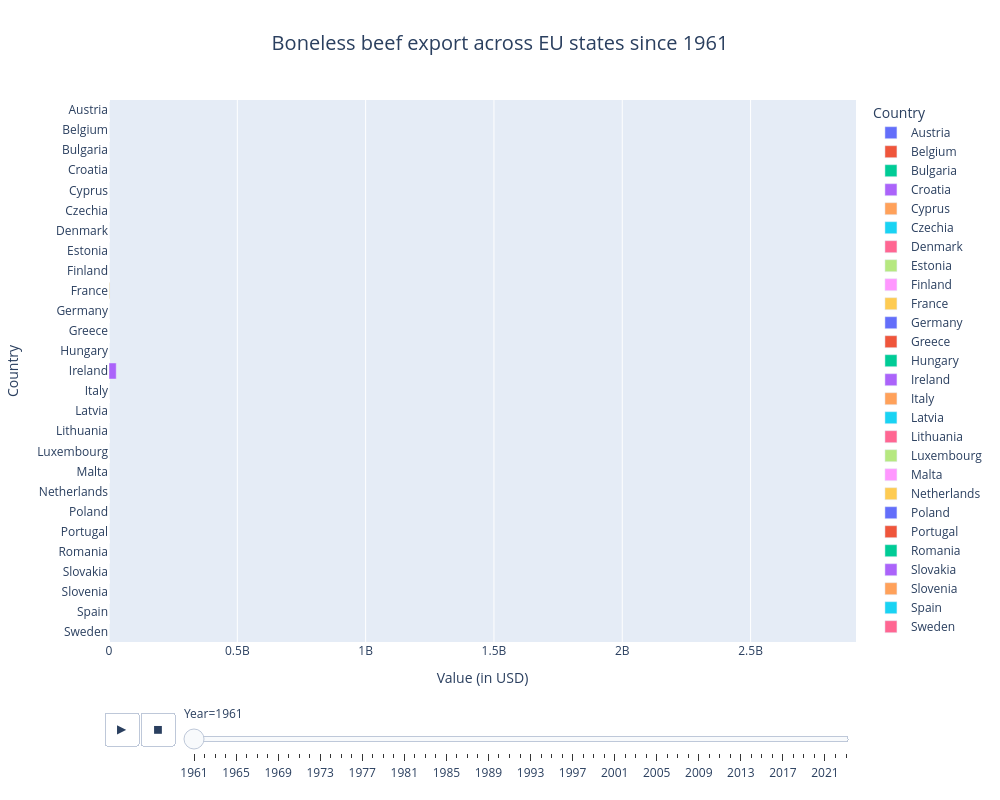

The code cell stored with this chart in its notebook:
### Markdown cell above
Next graph is animated  graph exploring how the boneless beef exports changed over the years across the EU states.

### Code cell
# ensuring all the EU countries exist
all_years = df_EU_beef_exports["Year"].unique()
all_countries = df_EU_beef_exports["Area"].unique()
full_index = pd.MultiIndex.from_product([all_years, all_countries], names=["Year", "Area"])

# reindexing the DataFrame to include all combinations, filling missing values with 0
df_complete = df_EU_beef_exports.set_index(["Year", "Area"]).reindex(full_index, fill_value=0).reset_index()

# plotting the graph
export_change_through_the_years = px.bar(
    df_complete,
    x="Value (In USD)",
    y="Area",
    color="Area",
    animation_frame = "Year",
    range_x = [0, df_complete["Value (In USD)"].max() + 200],
    title = "Beef Exports from Ireland vs Other Countries Over the Years",
    labels = {"Value": "Exports (in tons)", "Area": "Country"}
)

# adjusting size and centering the title
export_change_through_the_years.update_layout(
    title={
        "text": "Boneless beef export across EU states since 1961",
        "x": 0.5, 
        "xanchor": "center",  
        "font": {"size": 20}   },
    yaxis_title = "Country",
    xaxis_title = "Value (in USD)",
    width = 1000,
    height = 800)

### Figure 1 — Plotly figure (JSON) as saved in the notebook; plotly's stock layout.template omitted (floating-point values rounded to 4 significant figures)
{"data": [{"alignmentgroup": "True", "hovertemplate": "Country=%{y}<br>Year=1961<br>Value (In USD)=%{x}<extra></extra>", "legendgroup": "Austria", "marker": {"color": "#636efa", "pattern": {"shape": ""}}, "name": "Austria", "offsetgroup": "Austria", "orientation": "h", "showlegend": true, "textposition": "auto", "type": "bar", "x": [0], "xaxis": "x", "y": ["Austria"], "yaxis": "y"}, {"alignmentgroup": "True", "hovertemplate": "Country=%{y}<br>Year=1961<br>Value (In USD)=%{x}<extra></extra>", "legendgroup": "Belgium", "marker": {"color": "#EF553B", "pattern": {"shape": ""}}, "name": "Belgium", "offsetgroup": "Belgium", "orientation": "h", "showlegend": true, "textposition": "auto", "type": "bar", "x": [0], "xaxis": "x", "y": ["Belgium"], "yaxis": "y"}, {"alignmentgroup": "True", "hovertemplate": "Country=%{y}<br>Year=1961<br>Value (In USD)=%{x}<extra></extra>", "legendgroup": "Bulgaria", "marker": {"color": "#00cc96", "pattern": {"shape": ""}}, "name": "Bulgaria", "offsetgroup": "Bulgaria", "orientation": "h", "showlegend": true, "textposition": "auto", "type": "bar", "x": [0], "xaxis": "x", "y": ["Bulgaria"], "yaxis": "y"}, {"alignmentgroup": "True", "hovertemplate": "Country=%{y}<br>Year=1961<br>Value (In USD)=%{x}<extra></extra>", "legendgroup": "Croatia", "marker": {"color": "#ab63fa", "pattern": {"shape": ""}}, "name": "Croatia", "offsetgroup": "Croatia", "orientation": "h", "showlegend": true, "textposition": "auto", "type": "bar", "x": [0], "xaxis": "x", "y": ["Croatia"], "yaxis": "y"}, {"alignmentgroup": "True", "hovertemplate": "Country=%{y}<br>Year=1961<br>Value (In USD)=%{x}<extra></extra>", "legendgroup": "Cyprus", "marker": {"color": "#FFA15A", "pattern": {"shape": ""}}, "name": "Cyprus", "offsetgroup": "Cyprus", "orientation": "h", "showlegend": true, "textposition": "auto", "type": "bar", "x": [0], "xaxis": "x", "y": ["Cyprus"], "yaxis": "y"}, {"alignmentgroup": "True", "hovertemplate": "Country=%{y}<br>Year=1961<br>Value (In USD)=%{x}<extra></extra>", "legendgroup": "Czechia", "marker": {"color": "#19d3f3", "pattern": {"shape": ""}}, "name": "Czechia", "offsetgroup": "Czechia", "orientation": "h", "showlegend": true, "textposition": "auto", "type": "bar", "x": [0], "xaxis": "x", "y": ["Czechia"], "yaxis": "y"}, {"alignmentgroup": "True", "hovertemplate": "Country=%{y}<br>Year=1961<br>Value (In USD)=%{x}<extra></extra>", "legendgroup": "Denmark", "marker": {"color": "#FF6692", "pattern": {"shape": ""}}, "name": "Denmark", "offsetgroup": "Denmark", "orientation": "h", "showlegend": true, "textposition": "auto", "type": "bar", "x": [0], "xaxis": "x", "y": ["Denmark"], "yaxis": "y"}, {"alignmentgroup": "True", "hovertemplate": "Country=%{y}<br>Year=1961<br>Value (In USD)=%{x}<extra></extra>", "legendgroup": "Estonia", "marker": {"color": "#B6E880", "pattern": {"shape": ""}}, "name": "Estonia", "offsetgroup": "Estonia", "orientation": "h", "showlegend": true, "textposition": "auto", "type": "bar", "x": [0], "xaxis": "x", "y": ["Estonia"], "yaxis": "y"}, {"alignmentgroup": "True", "hovertemplate": "Country=%{y}<br>Year=1961<br>Value (In USD)=%{x}<extra></extra>", "legendgroup": "Finland", "marker": {"color": "#FF97FF", "pattern": {"shape": ""}}, "name": "Finland", "offsetgroup": "Finland", "orientation": "h", "showlegend": true, "textposition": "auto", "type": "bar", "x": [0], "xaxis": "x", "y": ["Finland"], "yaxis": "y"}, {"alignmentgroup": "True", "hovertemplate": "Country=%{y}<br>Year=1961<br>Value (In USD)=%{x}<extra></extra>", "legendgroup": "France", "marker": {"color": "#FECB52", "pattern": {"shape": ""}}, "name": "France", "offsetgroup": "France", "orientation": "h", "showlegend": true, "textposition": "auto", "type": "bar", "x": [2193000], "xaxis": "x", "y": ["France"], "yaxis": "y"}, {"alignmentgroup": "True", "hovertemplate": "Country=%{y}<br>Year=1961<br>Value (In USD)=%{x}<extra></extra>", "legendgroup": "Germany", "marker": {"color": "#636efa", "pattern": {"shape": ""}}, "name": "Germany", "offsetgroup": "Germany", "orientation": "h", "showlegend": true, "textposition": "auto", "type": "bar", "x": [0], "xaxis": "x", "y": ["Germany"], "yaxis": "y"}, {"alignmentgroup": "True", "hovertemplate": "Country=%{y}<br>Year=1961<br>Value (In USD)=%{x}<extra></extra>", "legendgroup": "Greece", "marker": {"color": "#EF553B", "pattern": {"shape": ""}}, "name": "Greece", "offsetgroup": "Greece", "orientation": "h", "showlegend": true, "textposition": "auto", "type": "bar", "x": [0], "xaxis": "x", "y": ["Greece"], "yaxis": "y"}, {"alignmentgroup": "True", "hovertemplate": "Country=%{y}<br>Year=1961<br>Value (In USD)=%{x}<extra></extra>", "legendgroup": "Hungary", "marker": {"color": "#00cc96", "pattern": {"shape": ""}}, "name": "Hungary", "offsetgroup": "Hungary", "orientation": "h", "showlegend": true, "textposition": "auto", "type": "bar", "x": [0], "xaxis": "x", "y": ["Hungary"], "yaxis": "y"}, {"alignmentgroup": "True", "hovertemplate": "Country=%{y}<br>Year=1961<br>Value (In USD)=%{x}<extra></extra>", "legendgroup": "Ireland", "marker": {"color": "#ab63fa", "pattern": {"shape": ""}}, "name": "Ireland", "offsetgroup": "Ireland", "orientation": "h", "showlegend": true, "textposition": "auto", "type": "bar", "x": [28162000], "xaxis": "x", "y": ["Ireland"], "yaxis": "y"}, {"alignmentgroup": "True", "hovertemplate": "Country=%{y}<br>Year=1961<br>Value (In USD)=%{x}<extra></extra>", "legendgroup": "Italy", "marker": {"color": "#FFA15A", "pattern": {"shape": ""}}, "name": "Italy", "offsetgroup": "Italy", "orientation": "h", "showlegend": true, "textposition": "auto", "type": "bar", "x": [0], "xaxis": "x", "y": ["Italy"], "yaxis": "y"}, {"alignmentgroup": "True", "hovertemplate": "Country=%{y}<br>Year=1961<br>Value (In USD)=%{x}<extra></extra>", "legendgroup": "Latvia", "marker": {"color": "#19d3f3", "pattern": {"shape": ""}}, "name": "Latvia", "offsetgroup": "Latvia", "orientation": "h", "showlegend": true, "textposition": "auto", "type": "bar", "x": [0], "xaxis": "x", "y": ["Latvia"], "yaxis": "y"}, {"alignmentgroup": "True", "hovertemplate": "Country=%{y}<br>Year=1961<br>Value (In USD)=%{x}<extra></extra>", "legendgroup": "Lithuania", "marker": {"color": "#FF6692", "pattern": {"shape": ""}}, "name": "Lithuania", "offsetgroup": "Lithuania", "orientation": "h", "showlegend": true, "textposition": "auto", "type": "bar", "x": [0], "xaxis": "x", "y": ["Lithuania"], "yaxis": "y"}, {"alignmentgroup": "True", "hovertemplate": "Country=%{y}<br>Year=1961<br>Value (In USD)=%{x}<extra></extra>", "legendgroup": "Luxembourg", "marker": {"color": "#B6E880", "pattern": {"shape": ""}}, "name": "Luxembourg", "offsetgroup": "Luxembourg", "orientation": "h", "showlegend": true, "textposition": "auto", "type": "bar", "x": [0], "xaxis": "x", "y": ["Luxembourg"], "yaxis": "y"}, {"alignmentgroup": "True", "hovertemplate": "Country=%{y}<br>Year=1961<br>Value (In USD)=%{x}<extra></extra>", "legendgroup": "Malta", "marker": {"color": "#FF97FF", "pattern": {"shape": ""}}, "name": "Malta", "offsetgroup": "Malta", "orientation": "h", "showlegend": true, "textposition": "auto", "type": "bar", "x": [0], "xaxis": "x", "y": ["Malta"], "yaxis": "y"}, {"alignmentgroup": "True", "hovertemplate": "Country=%{y}<br>Year=1961<br>Value (In USD)=%{x}<extra></extra>", "legendgroup": "Netherlands", "marker": {"color": "#FECB52", "pattern": {"shape": ""}}, "name": "Netherlands", "offsetgroup": "Netherlands", "orientation": "h", "showlegend": true, "textposition": "auto", "type": "bar", "x": [0], "xaxis": "x", "y": ["Netherlands"], "yaxis": "y"}, {"alignmentgroup": "True", "hovertemplate": "Country=%{y}<br>Year=1961<br>Value (In USD)=%{x}<extra></extra>", "legendgroup": "Poland", "marker": {"color": "#636efa", "pattern": {"shape": ""}}, "name": "Poland", "offsetgroup": "Poland", "orientation": "h", "showlegend": true, "textposition": "auto", "type": "bar", "x": [0], "xaxis": "x", "y": ["Poland"], "yaxis": "y"}, {"alignmentgroup": "True", "hovertemplate": "Country=%{y}<br>Year=1961<br>Value (In USD)=%{x}<extra></extra>", "legendgroup": "Portugal", "marker": {"color": "#EF553B", "pattern": {"shape": ""}}, "name": "Portugal", "offsetgroup": "Portugal", "orientation": "h", "showlegend": true, "textposition": "auto", "type": "bar", "x": [0], "xaxis": "x", "y": ["Portugal"], "yaxis": "y"}, {"alignmentgroup": "True", "hovertemplate": "Country=%{y}<br>Year=1961<br>Value (In USD)=%{x}<extra></extra>", "legendgroup": "Romania", "marker": {"color": "#00cc96", "pattern": {"shape": ""}}, "name": "Romania", "offsetgroup": "Romania", "orientation": "h", "showlegend": true, "textposition": "auto", "type": "bar", "x": [0], "xaxis": "x", "y": ["Romania"], "yaxis": "y"}, {"alignmentgroup": "True", "hovertemplate": "Country=%{y}<br>Year=1961<br>Value (In USD)=%{x}<extra></extra>", "legendgroup": "Slovakia", "marker": {"color": "#ab63fa", "pattern": {"shape": ""}}, "name": "Slovakia", "offsetgroup": "Slovakia", "orientation": "h", "showlegend": true, "textposition": "auto", "type": "bar", "x": [0], "xaxis": "x", "y": ["Slovakia"], "yaxis": "y"}, {"alignmentgroup": "True", "hovertemplate": "Country=%{y}<br>Year=1961<br>Value (In USD)=%{x}<extra></extra>", "legendgroup": "Slovenia", "marker": {"color": "#FFA15A", "pattern": {"shape": ""}}, "name": "Slovenia", "offsetgroup": "Slovenia", "orientation": "h", "showlegend": true, "textposition": "auto", "type": "bar", "x": [0], "xaxis": "x", "y": ["Slovenia"], "yaxis": "y"}, {"alignmentgroup": "True", "hovertemplate": "Country=%{y}<br>Year=1961<br>Value (In USD)=%{x}<extra></extra>", "legendgroup": "Spain", "marker": {"color": "#19d3f3", "pattern": {"shape": ""}}, "name": "Spain", "offsetgroup": "Spain", "orientation": "h", "showlegend": true, "textposition": "auto", "type": "bar", "x": [0], "xaxis": "x", "y": ["Spain"], "yaxis": "y"}, {"alignmentgroup": "True", "hovertemplate": "Country=%{y}<br>Year=1961<br>Value (In USD)=%{x}<extra></extra>", "legendgroup": "Sweden", "marker": {"color": "#FF6692", "pattern": {"shape": ""}}, "name": "Sweden", "offsetgroup": "Sweden", "orientation": "h", "showlegend": true, "textposition": "auto", "type": "bar", "x": [0], "xaxis": "x", "y": ["Sweden"], "yaxis": "y"}], "layout": {"barmode": "relative", "height": 800, "legend": {"title": {"text": "Country"}, "tracegroupgap": 0}, "sliders": [{"active": 0, "currentvalue": {"prefix": "Year="}, "len": 0.9, "pad": {"b": 10, "t": 60}, "steps": [{"args": [["1961"], {"frame": {"duration": 0, "redraw": true}, "fromcurrent": true, "mode": "immediate", "transition": {"duration": 0, "easing": "linear"}}], "label": "1961", "method": "animate"}, {"args": [["1962"], {"frame": {"duration": 0, "redraw": true}, "fromcurrent": true, "mode": "immediate", "transition": {"duration": 0, "easing": "linear"}}], "label": "1962", "method": "animate"}, {"args": [["1963"], {"frame": {"duration": 0, "redraw": true}, "fromcurrent": true, "mode": "immediate", "transition": {"duration": 0, "easing": "linear"}}], "label": "1963", "method": "animate"}, {"args": [["1964"], {"frame": {"duration": 0, "redraw": true}, "fromcurrent": true, "mode": "immediate", "transition": {"duration": 0, "easing": "linear"}}], "label": "1964", "method": "animate"}, {"args": [["1965"], {"frame": {"duration": 0, "redraw": true}, "fromcurrent": true, "mode": "immediate", "transition": {"duration": 0, "easing": "linear"}}], "label": "1965", "method": "animate"}, {"args": [["1966"], {"frame": {"duration": 0, "redraw": true}, "fromcurrent": true, "mode": "immediate", "transition": {"duration": 0, "easing": "linear"}}], "label": "1966", "method": "animate"}, {"args": [["1967"], {"frame": {"duration": 0, "redraw": true}, "fromcurrent": true, "mode": "immediate", "transition": {"duration": 0, "easing": "linear"}}], "label": "1967", "method": "animate"}, {"args": [["1968"], {"frame": {"duration": 0, "redraw": true}, "fromcurrent": true, "mode": "immediate", "transition": {"duration": 0, "easing": "linear"}}], "label": "1968", "method": "animate"}, {"args": [["1969"], {"frame": {"duration": 0, "redraw": true}, "fromcurrent": true, "mode": "immediate", "transition": {"duration": 0, "easing": "linear"}}], "label": "1969", "method": "animate"}, {"args": [["1970"], {"frame": {"duration": 0, "redraw": true}, "fromcurrent": true, "mode": "immediate", "transition": {"duration": 0, "easing": "linear"}}], "label": "1970", "method": "animate"}, {"args": [["1971"], {"frame": {"duration": 0, "redraw": true}, "fromcurrent": true, "mode": "immediate", "transition": {"duration": 0, "easing": "linear"}}], "label": "1971", "method": "animate"}, {"args": [["1972"], {"frame": {"duration": 0, "redraw": true}, "fromcurrent": true, "mode": "immediate", "transition": {"duration": 0, "easing": "linear"}}], "label": "1972", "method": "animate"}, {"args": [["1973"], {"frame": {"duration": 0, "redraw": true}, "fromcurrent": true, "mode": "immediate", "transition": {"duration": 0, "easing": "linear"}}], "label": "1973", "method": "animate"}, {"args": [["1974"], {"frame": {"duration": 0, "redraw": true}, "fromcurrent": true, "mode": "immediate", "transition": {"duration": 0, "easing": "linear"}}], "label": "1974", "method": "animate"}, {"args": [["1975"], {"frame": {"duration": 0, "redraw": true}, "fromcurrent": true, "mode": "immediate", "transition": {"duration": 0, "easing": "linear"}}], "label": "1975", "method": "animate"}, {"args": [["1976"], {"frame": {"duration": 0, "redraw": true}, "fromcurrent": true, "mode": "immediate", "transition": {"duration": 0, "easing": "linear"}}], "label": "1976", "method": "animate"}, {"args": [["1977"], {"frame": {"duration": 0, "redraw": true}, "fromcurrent": true, "mode": "immediate", "transition": {"duration": 0, "easing": "linear"}}], "label": "1977", "method": "animate"}, {"args": [["1978"], {"frame": {"duration": 0, "redraw": true}, "fromcurrent": true, "mode": "immediate", "transition": {"duration": 0, "easing": "linear"}}], "label": "1978", "method": "animate"}, {"args": [["1979"], {"frame": {"duration": 0, "redraw": true}, "fromcurrent": true, "mode": "immediate", "transition": {"duration": 0, "easing": "linear"}}], "label": "1979", "method": "animate"}, {"args": [["1980"], {"frame": {"duration": 0, "redraw": true}, "fromcurrent": true, "mode": "immediate", "transition": {"duration": 0, "easing": "linear"}}], "label": "1980", "method": "animate"}, {"args": [["1981"], {"frame": {"duration": 0, "redraw": true}, "fromcurrent": true, "mode": "immediate", "transition": {"duration": 0, "easing": "linear"}}], "label": "1981", "method": "animate"}, {"args": [["1982"], {"frame": {"duration": 0, "redraw": true}, "fromcurrent": true, "mode": "immediate", "transition": {"duration": 0, "easing": "linear"}}], "label": "1982", "method": "animate"}, {"args": [["1983"], {"frame": {"duration": 0, "redraw": true}, "fromcurrent": true, "mode": "immediate", "transition": {"duration": 0, "easing": "linear"}}], "label": "1983", "method": "animate"}, {"args": [["1984"], {"frame": {"duration": 0, "redraw": true}, "fromcurrent": true, "mode": "immediate", "transition": {"duration": 0, "easing": "linear"}}], "label": "1984", "method": "animate"}, {"args": [["1985"], {"frame": {"duration": 0, "redraw": true}, "fromcurrent": true, "mode": "immediate", "transition": {"duration": 0, "easing": "linear"}}], "label": "1985", "method": "animate"}, {"args": [["1986"], {"frame": {"duration": 0, "redraw": true}, "fromcurrent": true, "mode": "immediate", "transition": {"duration": 0, "easing": "linear"}}], "label": "1986", "method": "animate"}, {"args": [["1987"], {"frame": {"duration": 0, "redraw": true}, "fromcurrent": true, "mode": "immediate", "transition": {"duration": 0, "easing": "linear"}}], "label": "1987", "method": "animate"}, {"args": [["1988"], {"frame": {"duration": 0, "redraw": true}, "fromcurrent": true, "mode": "immediate", "transition": {"duration": 0, "easing": "linear"}}], "label": "1988", "method": "animate"}, {"args": [["1989"], {"frame": {"duration": 0, "redraw": true}, "fromcurrent": true, "mode": "immediate", "transition": {"duration": 0, "easing": "linear"}}], "label": "1989", "method": "animate"}, {"args": [["1990"], {"frame": {"duration": 0, "redraw": true}, "fromcurrent": true, "mode": "immediate", "transition": {"duration": 0, "easing": "linear"}}], "label": "1990", "method": "animate"}, {"args": [["1991"], {"frame": {"duration": 0, "redraw": true}, "fromcurrent": true, "mode": "immediate", "transition": {"duration": 0, "easing": "linear"}}], "label": "1991", "method": "animate"}, {"args": [["1992"], {"frame": {"duration": 0, "redraw": true}, "fromcurrent": true, "mode": "immediate", "transition": {"duration": 0, "easing": "linear"}}], "label": "1992", "method": "animate"}, {"args": [["1993"], {"frame": {"duration": 0, "redraw": true}, "fromcurrent": true, "mode": "immediate", "transition": {"duration": 0, "easing": "linear"}}], "label": "1993", "method": "animate"}, {"args": [["1994"], {"frame": {"duration": 0, "redraw": true}, "fromcurrent": true, "mode": "immediate", "transition": {"duration": 0, "easing": "linear"}}], "label": "1994", "method": "animate"}, {"args": [["1995"], {"frame": {"duration": 0, "redraw": true}, "fromcurrent": true, "mode": "immediate", "transition": {"duration": 0, "easing": "linear"}}], "label": "1995", "method": "animate"}, {"args": [["1996"], {"frame": {"duration": 0, "redraw": true}, "fromcurrent": true, "mode": "immediate", "transition": {"duration": 0, "easing": "linear"}}], "label": "1996", "method": "animate"}, {"args": [["1997"], {"frame": {"duration": 0, "redraw": true}, "fromcurrent": true, "mode": "immediate", "transition": {"duration": 0, "easing": "linear"}}], "label": "1997", "method": "animate"}, {"args": [["1998"], {"frame": {"duration": 0, "redraw": true}, "fromcurrent": true, "mode": "immediate", "transition": {"duration": 0, "easing": "linear"}}], "label": "1998", "method": "animate"}, {"args": [["1999"], {"frame": {"duration": 0, "redraw": true}, "fromcurrent": true, "mode": "immediate", "transition": {"duration": 0, "easing": "linear"}}], "label": "1999", "method": "animate"}, {"args": [["2000"], {"frame": {"duration": 0, "redraw": true}, "fromcurrent": true, "mode": "immediate", "transition": {"duration": 0, "easing": "linear"}}], "label": "2000", "method": "animate"}, {"args": [["2001"], {"frame": {"duration": 0, "redraw": true}, "fromcurrent": true, "mode": "immediate", "transition": {"duration": 0, "easing": "linear"}}], "label": "2001", "method": "animate"}, {"args": [["2002"], {"frame": {"duration": 0, "redraw": true}, "fromcurrent": true, "mode": "immediate", "transition": {"duration": 0, "easing": "linear"}}], "label": "2002", "method": "animate"}, {"args": [["2003"], {"frame": {"duration": 0, "redraw": true}, "fromcurrent": true, "mode": "immediate", "transition": {"duration": 0, "easing": "linear"}}], "label": "2003", "method": "animate"}, {"args": [["2004"], {"frame": {"duration": 0, "redraw": true}, "fromcurrent": true, "mode": "immediate", "transition": {"duration": 0, "easing": "linear"}}], "label": "2004", "method": "animate"}, {"args": [["2005"], {"frame": {"duration": 0, "redraw": true}, "fromcurrent": true, "mode": "immediate", "transition": {"duration": 0, "easing": "linear"}}], "label": "2005", "method": "animate"}, {"args": [["2006"], {"frame": {"duration": 0, "redraw": true}, "fromcurrent": true, "mode": "immediate", "transition": {"duration": 0, "easing": "linear"}}], "label": "2006", "method": "animate"}, {"args": [["2007"], {"frame": {"duration": 0, "redraw": true}, "fromcurrent": true, "mode": "immediate", "transition": {"duration": 0, "easing": "linear"}}], "label": "2007", "method": "animate"}, {"args": [["2008"], {"frame": {"duration": 0, "redraw": true}, "fromcurrent": true, "mode": "immediate", "transition": {"duration": 0, "easing": "linear"}}], "label": "2008", "method": "animate"}, {"args": [["2009"], {"frame": {"duration": 0, "redraw": true}, "fromcurrent": true, "mode": "immediate", "transition": {"duration": 0, "easing": "linear"}}], "label": "2009", "method": "animate"}, {"args": [["2010"], {"frame": {"duration": 0, "redraw": true}, "fromcurrent": true, "mode": "immediate", "transition": {"duration": 0, "easing": "linear"}}], "label": "2010", "method": "animate"}, {"args": [["2011"], {"frame": {"duration": 0, "redraw": true}, "fromcurrent": true, "mode": "immediate", "transition": {"duration": 0, "easing": "linear"}}], "label": "2011", "method": "animate"}, {"args": [["2012"], {"frame": {"duration": 0, "redraw": true}, "fromcurrent": true, "mode": "immediate", "transition": {"duration": 0, "easing": "linear"}}], "label": "2012", "method": "animate"}, {"args": [["2013"], {"frame": {"duration": 0, "redraw": true}, "fromcurrent": true, "mode": "immediate", "transition": {"duration": 0, "easing": "linear"}}], "label": "2013", "method": "animate"}, {"args": [["2014"], {"frame": {"duration": 0, "redraw": true}, "fromcurrent": true, "mode": "immediate", "transition": {"duration": 0, "easing": "linear"}}], "label": "2014", "method": "animate"}, {"args": [["2015"], {"frame": {"duration": 0, "redraw": true}, "fromcurrent": true, "mode": "immediate", "transition": {"duration": 0, "easing": "linear"}}], "label": "2015", "method": "animate"}, {"args": [["2016"], {"frame": {"duration": 0, "redraw": true}, "fromcurrent": true, "mode": "immediate", "transition": {"duration": 0, "easing": "linear"}}], "label": "2016", "method": "animate"}, {"args": [["2017"], {"frame": {"duration": 0, "redraw": true}, "fromcurrent": true, "mode": "immediate", "transition": {"duration": 0, "easing": "linear"}}], "label": "2017", "method": "animate"}, {"args": [["2018"], {"frame": {"duration": 0, "redraw": true}, "fromcurrent": true, "mode": "immediate", "transition": {"duration": 0, "easing": "linear"}}], "label": "2018", "method": "animate"}, {"args": [["2019"], {"frame": {"duration": 0, "redraw": true}, "fromcurrent": true, "mode": "immediate", "transition": {"duration": 0, "easing": "linear"}}], "label": "2019", "method": "animate"}, {"args": [["2020"], {"frame": {"duration": 0, "redraw": true}, "fromcurrent": true, "mode": "immediate", "transition": {"duration": 0, "easing": "linear"}}], "label": "2020", "method": "animate"}, {"args": [["2021"], {"frame": {"duration": 0, "redraw": true}, "fromcurrent": true, "mode": "immediate", "transition": {"duration": 0, "easing": "linear"}}], "label": "2021", "method": "animate"}, {"args": [["2022"], {"frame": {"duration": 0, "redraw": true}, "fromcurrent": true, "mode": "immediate", "transition": {"duration": 0, "easing": "linear"}}], "label": "2022", "method": "animate"}, {"args": [["2023"], {"frame": {"duration": 0, "redraw": true}, "fromcurrent": true, "mode": "immediate", "transition": {"duration": 0, "easing": "linear"}}], "label": "2023", "method": "animate"}], "x": 0.1, "xanchor": "left", "y": 0, "yanchor": "top"}], "title": {"font": {"size": 20}, "text": "Boneless beef export across EU states since 1961", "x": 0.5, "xanchor": "center"}, "updatemenus": [{"buttons": [{"args": [null, {"frame": {"duration": 500, "redraw": true}, "fromcurrent": true, "mode": "immediate", "transition": {"duration": 500, "easing": "linear"}}], "label": "&#9654;", "method": "animate"}, {"args": [[null], {"frame": {"duration": 0, "redraw": true}, "fromcurrent": true, "mode": "immediate", "transition": {"duration": 0, "easing": "linear"}}], "label": "&#9724;", "method": "animate"}], "direction": "left", "pad": {"r": 10, "t": 70}, "showactive": false, "type": "buttons", "x": 0.1, "xanchor": "right", "y": 0, "yanchor": "top"}], "width": 1000, "xaxis": {"anchor": "y", "domain": [0, 1], "range": [0, 2910679200], "title": {"text": "Value (in USD)"}, "type": "linear"}, "yaxis": {"anchor": "x", "autorange": true, "categoryarray": ["Sweden", "Spain", "Slovenia", "Slovakia", "Romania", "Portugal", "Poland", "Netherlands", "Malta", "Luxembourg", "Lithuania", "Latvia", "Italy", "Ireland", "Hungary", "Greece", "Germany", "France", "Finland", "Estonia", "Denmark", "Czechia", "Cyprus", "Croatia", "Bulgaria", "Belgium", "Austria"], "categoryorder": "array", "domain": [0, 1], "range": [-0.5, 26.5], "title": {"text": "Country"}, "type": "category"}}}
